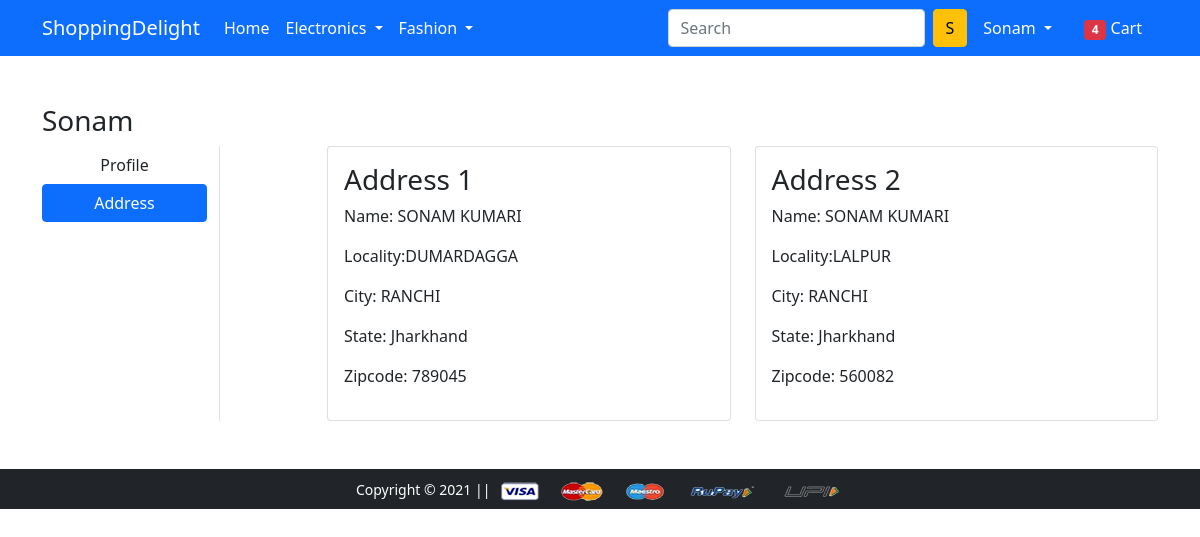
The app's page /address/ (signed in) with its own data.
### app/models.py (models this page shows, shortened)
class Customer(models.Model):
    user = models.ForeignKey(User, on_delete=models.CASCADE)
    name = models.CharField(max_length=200)
    locality = models.CharField(max_length=200)
    city = models.CharField(max_length=200)
    zipcode = models.IntegerField()
    state = models.CharField(choices=STATE_CHOICES, max_length=50)

### app/views.py (the view)
# urls.py: path('address/', views.address, name='address'),
def address(request):
  add = Customer.objects.filter(user=request.user)
  return render(request, 'app/address.html',{'add':add , 'active':'btn-primary'})

### app/templates/app/address.html (shortened to what this page needs)
{% extends 'app/base.html' %}
{% load static %}
{% block main-content %}
<div class="container my-5">
 <div class="row">
 <h3><span class="text-capitalize">{{request.user}}</span></h3>
  <div class="col-sm-2 border-end">
   <ul class="list-unstyled">
    <li class="d-grid"><a href="{% url 'profile' %}" class="btn">Profile</a></li>
    <li class="d-grid"><a href="{% url 'address' %}" class="btn {{active}}">Address</a></li>
   </ul>
  </div>
  <div class="col-sm-9 offset-sm-1">
   <div class="row">
        {% for ad in add %}
    <div class="col-sm-6">
     <div class="card">
      <div class="card-body">
       <h3>Address {{forloop.counter}}</h3>
       <p>Name: {{ad.name}}</p>
       <p>Locality:{{ad.locality}}</p>
       <p>City: {{ad.city}}</p>
       <p>State: {{ad.state}}</p>
       <p>Zipcode: {{ad.zipcode}}</p>
      </div>
     </div>
    </div>
    {% endfor %}
   </div>
  </div>
 </div>
</div>
{% endblock main-content %}

### app/templates/app/base.html (shortened to what this page needs)
<!doctype html>
{% load static %}
<html lang="en">
  <head>
    <link href="https://cdn.jsdelivr.net/npm/bootstrap@5.0.0-beta1/dist/css/bootstrap.min.css" rel="stylesheet">
    <link rel="stylesheet" href="{% static 'app/css/owl.carousel.min.css' %}">
    <link rel="stylesheet" href="{% static 'app/css/all.min.css' %}">
    <link rel="stylesheet" href="{% static 'app/css/style.css' %}">
  </head>
  <body>
    <nav class="navbar navbar-expand-lg navbar-dark bg-primary">
     <div class="container">
       <a class="navbar-brand" href="/">ShoppingDelight</a>
       <div class="collapse navbar-collapse" id="navbarSupportedContent">
         <ul class="navbar-nav me-auto mb-2 mb-lg-0">
           <li class="nav-item">
             <a class="nav-link active" aria-current="page" href="/">Home</a>
           </li>
           <li class="nav-item dropdown">
             <a class="nav-link dropdown-toggle text-white" href="#" id="electronicsDropdown" role="button" data-bs-toggle="dropdown" aria-expanded="false">
               Electronics
             </a>
           </li>
           <li class="nav-item dropdown">
             <a class="nav-link dropdown-toggle text-white" href="#" id="fashionDropdown" role="button" data-bs-toggle="dropdown" aria-expanded="false">
               Fashion
             </a>
           </li>
         </ul>
         <form class="d-flex">
           <input class="form-control me-2" type="search" placeholder="Search" aria-label="Search">
           <button class="btn btn-warning" type="submit">S</button>
         </form>
         <div>
          <ul class="navbar-nav me-auto mb-2 mb-lg-0">
            {% if request.user.is_authenticated %}
           <li class="nav-item dropdown mx-2">
              <a class="nav-link dropdown-toggle text-white" href="#" id="profileDropdown" role="button" data-bs-toggle="dropdown" aria-expanded="false">
                <span class="text-capitalize">{{request.user}}</span>
              </a>
            </li>
            <li class="nav-item mx-2">
             <a href="{% url 'showcart' %}" class="nav-link text-white"><span class="badge bg-danger">4</span> Cart </a>
            </li>
            {% endif %}
          </ul>
         </div>
       </div>
     </div>
    </nav>
    {% block main-content %} {% endblock main-content %}
    <footer class="container-fluid bg-dark text-center p-2 mt-5">
        <small class="text-white">Copyright &copy; 2021  || </small>
        <img src="{% static 'app/images/payment.png' %}" alt="" srcset="" class="img-fluid" height="2px">
    </footer>
  </body>
</html>

### records on screen
Customer: name "SONAM KUMARI", locality "DUMARDAGGA", city "RANCHI", state "Jharkhand", zipcode "789045"
Customer: name "SONAM KUMARI", locality "LALPUR", city "RANCHI", state "Jharkhand", zipcode "560082"

### other values on screen
{{ request.user }} "Sonam"
